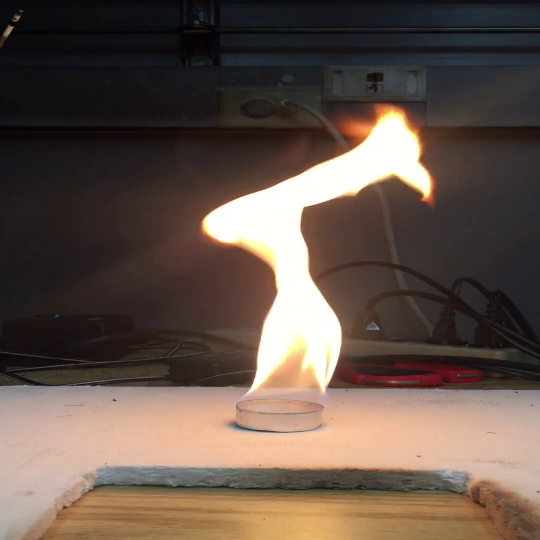
#> input picture VideoProecessing/frame1808.jpg, 1080 x 1080 px (shown at 1/2 size)
$ python ImageEnhancement.py
#> lines starting #> are read from the running program, lines starting #| are printed output that depends on the picture; after the words box and inside, x2 and y2 are one past the last pixel; in counts of white or black regions, pixels touching at a corner belong together
import cv2

# REFERENCE:  https://github.com/theo123490/ImageEnhancementBasicOperations/tree/3e0fc9ca0f54d33075881a51ffe5c506499dc4d6

#img = cv2.imread('test.png')
img = cv2.imread('frame1808.jpg')
#> img is the input picture: shape (1080, 1080, 3); mean B, G, R 74.4, 83.8, 99.8
gs = cv2.cvtColor(img,cv2.COLOR_BGR2GRAY)
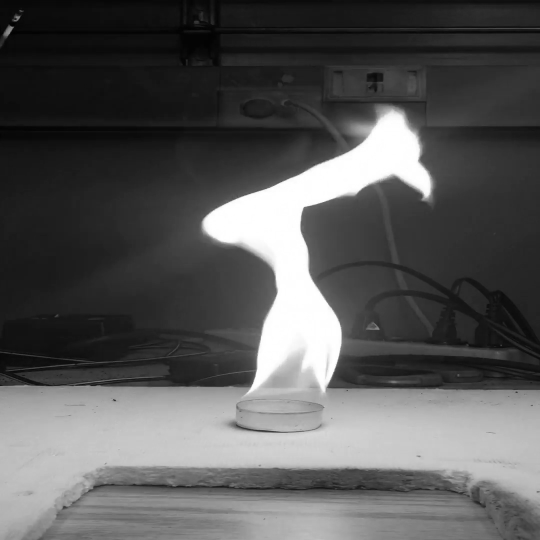
#> gs: shape (1080, 1080) (shown at 1/2 size); min 0, max 255, mean 87.5

gs_plus = img.astype(int) + 100
gs_plus[gs_plus>255] = 255
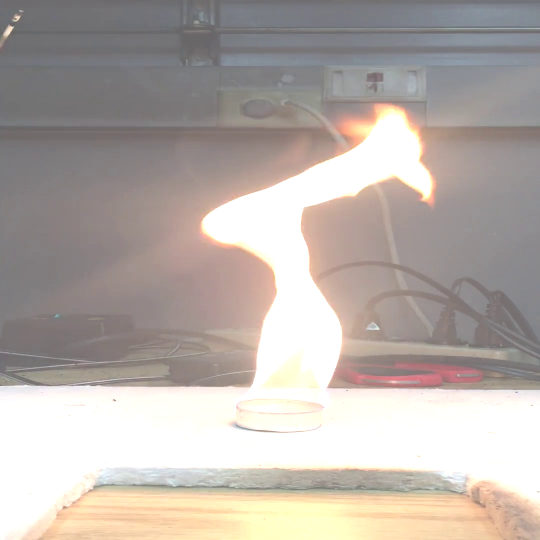
#> gs_plus: shape (1080, 1080, 3) int64 (shown at 1/2 size); mean B, G, R 168.1, 173.8, 182.4
gs_plus = gs_plus.astype('uint8')

gs_cont = img.astype(int) * 2
gs_cont[gs_cont>255] = 255
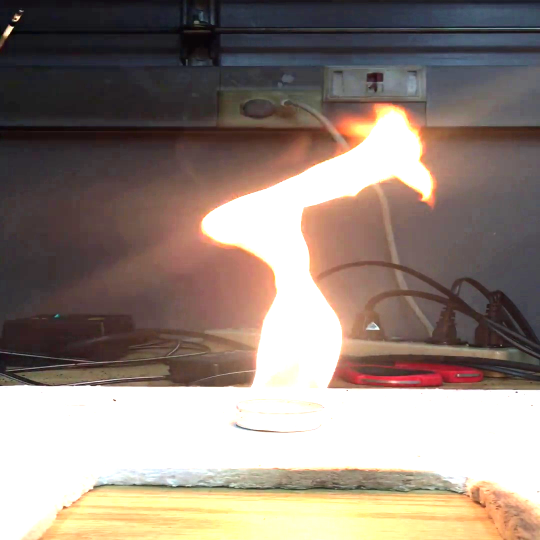
#> gs_cont: shape (1080, 1080, 3) int64 (shown at 1/2 size); mean B, G, R 124.9, 133.9, 147.8
gs_cont = gs_cont.astype('uint8')

gs_neg = 255 - gs.astype(int)
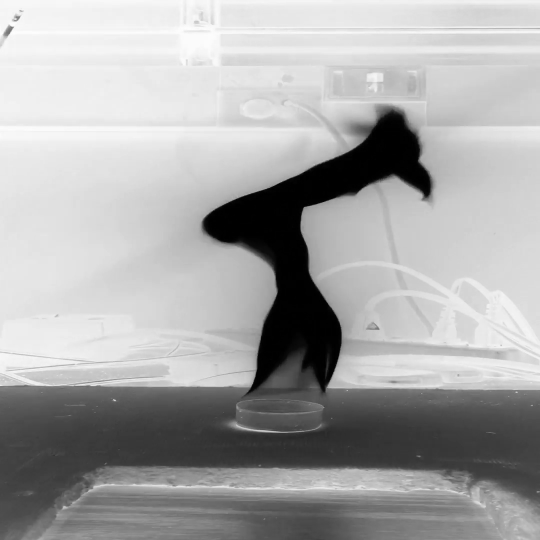
#> gs_neg: shape (1080, 1080) int64 (shown at 1/2 size); min 0, max 255, mean 167.5
gs_neg[gs_neg>255] = 255
gs_neg = gs_neg.astype('uint8')

th_val = 60
ret1,threshold = cv2.threshold(gs,th_val,255,cv2.THRESH_BINARY)
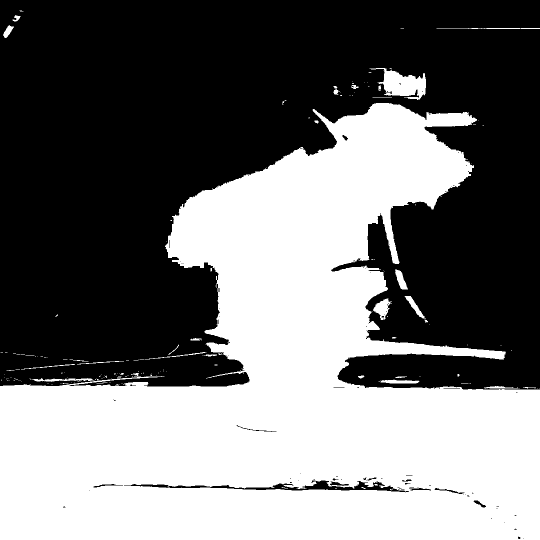
#> threshold: shape (1080, 1080) (shown at 1/2 size); 45.2% white; 175 white regions (143 under 20 px), largest, box (x1, y1, x2, y2) and area: (0, 206, 1080, 1080) 517580, (739, 136, 852, 200) 3656, (746, 596, 781, 640) 801
#> ret1 = 60

th_range_1 = 100
th_range_2 = 200
inrange_th = cv2.inRange(gs, th_range_1, th_range_2)
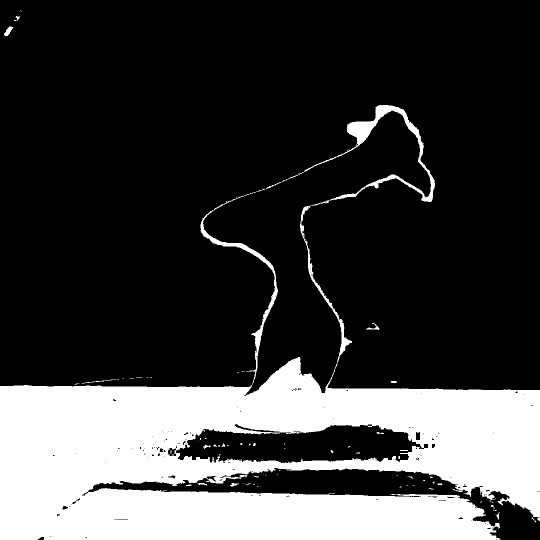
#> inrange_th: shape (1080, 1080) (shown at 1/2 size); 24.3% white; 102 white regions (80 under 20 px), largest, box (x1, y1, x2, y2) and area: (0, 210, 1080, 1080) 281578, (8, 53, 27, 72) 178, (732, 645, 759, 660) 113

edgy = cv2.Canny(img,th_range_1,th_range_2)
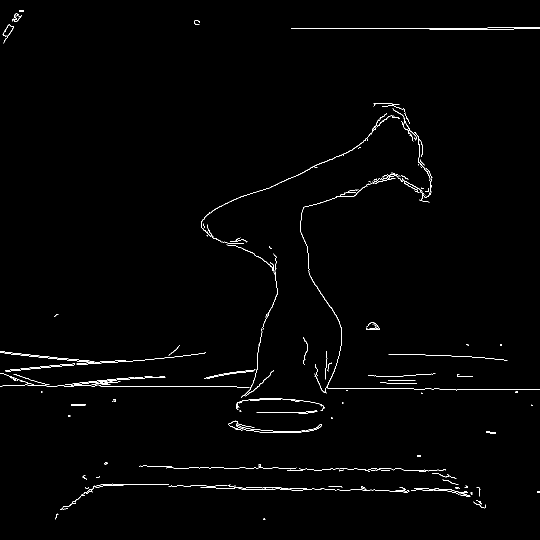
#> edgy: shape (1080, 1080) (shown at 1/2 size); 0.99% white in thin lines or dots

blur = cv2.GaussianBlur(img,(5,5),0)

#noise = cv2.randn(img,)

# SHOWING IMAGE ALGORITHMS ---------------------------------------------------------------------- START
#Resize settings
resize = True
rheight = 600
rwidth = 800

#Show Image List
show_imagename = ['Original Image',
                  'GrayScale',
                  'Plus',
                  'Contrast',
                  'negative',
                  'Threshold : ' + str(th_val),
                  'inrange_threshold : ' + str(th_range_1) + ' and ' + str(th_range_2) ,
                  'Edges',
                  'BLURRING']
show_image = [img,
              gs,
              gs_plus,
              gs_cont,
              gs_neg,
              threshold,
              inrange_th,
              edgy,
              blur]

n_showimg = len(show_image)
#> n_showimg = 9


# [9 lines of commented-out code are left out]
cv2.imshow('ng',gs_neg)

# SHOWING IMAGE ALGORITHMS ---------------------------------------------------------------------- END


cv2.waitKey(0)
cv2.destroyAllWindows()
